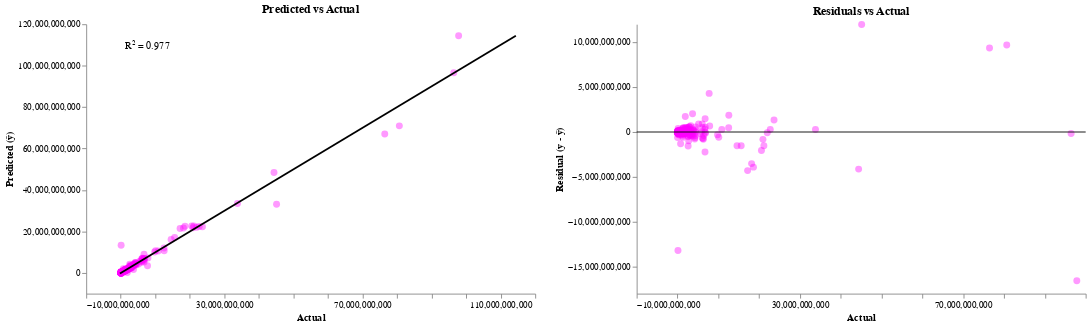

Write notebook code for a chart like this one.
### Markdown cell above
alright, this is pretty darn good. Let's plot everything to see what it looks like.

### Code cell
# Data
dfp = pd.DataFrame({
    "actual": np.asarray(y_te_series, dtype=float),
    "pred":   np.asarray(y_pred, dtype=float)
})
dfp["resid"] = dfp["actual"] - dfp["pred"]  # residual = y - ŷ

# R² for annotation
r2 = r2_score(dfp["actual"], dfp["pred"])

# ---------- Residuals vs Actual ----------
res_scatter = alt.Chart(dfp).mark_circle(opacity=0.4,color='Magenta',size=60).encode(
    x=alt.X("actual:Q", title="Actual", axis=alt.Axis(grid=False)),
    y=alt.Y("resid:Q",  title="Residual (y - ŷ)", axis=alt.Axis(grid=False))
).properties(width=500, height=300, title="Residuals vs Actual")

zero_line = alt.Chart(pd.DataFrame({"y":[0]})).mark_rule().encode(y="y:Q")

residuals_chart = res_scatter + zero_line

# ---------- Predicted vs Actual with 45° line + R² ----------
xy_min = float(min(dfp["actual"].min(), dfp["pred"].min()))
xy_max = float(max(dfp["actual"].max(), dfp["pred"].max()))
diag_df = pd.DataFrame({"x":[xy_min, xy_max], "y":[xy_min, xy_max]})

scatter_xy = alt.Chart(dfp).mark_circle(opacity=0.4,color='Magenta',size=60).encode(
    x=alt.X("actual:Q", title="Actual", axis=alt.Axis(grid=False)),
    y=alt.Y("pred:Q",   title="Predicted (ŷ)", axis=alt.Axis(grid=False))
).properties(width=500, height=300, title="Predicted vs Actual")

diag = alt.Chart(diag_df).mark_line(color='black').encode(x="x:Q", y="y:Q")

# R² text placed near top-left
annot_df = pd.DataFrame({"x":[xy_min], "y":[xy_max], "label":[f"R² = {r2:.3f}"]})
r2_text = alt.Chart(annot_df).mark_text(align="left", baseline="top", dx=6, dy=6).encode(
    x="x:Q", y="y:Q", text="label:N"
)

pred_vs_actual_chart = scatter_xy + diag + r2_text

(pred_vs_actual_chart | residuals_chart).configure_view(stroke=None)

### Figure 1 — Vega-Lite specification as saved in the notebook (floating-point values rounded to 4 significant figures; data arrays with more than 128 entries replaced by an {"elided": "..."} marker saying what was removed)
{"config": {"view": {"continuousWidth": 300, "continuousHeight": 300, "stroke": null}}, "hconcat": [{"layer": [{"data": {"name": "data-28714a29327f9f10d232a4a40817b8d9"}, "mark": {"type": "circle", "color": "Magenta", "opacity": 0.4, "size": 60}, "encoding": {"x": {"axis": {"grid": false}, "field": "actual", "title": "Actual", "type": "quantitative"}, "y": {"axis": {"grid": false}, "field": "pred", "title": "Predicted (ŷ)", "type": "quantitative"}}, "title": "Predicted vs Actual"}, {"data": {"name": "data-6ca53b0489116cc71af97411d8f54860"}, "mark": {"type": "line", "color": "black"}, "encoding": {"x": {"field": "x", "type": "quantitative"}, "y": {"field": "y", "type": "quantitative"}}}, {"data": {"name": "data-68747a9ea82cfdf3b0ee25f0d7ed1d55"}, "mark": {"type": "text", "align": "left", "baseline": "top", "dx": 6, "dy": 6}, "encoding": {"text": {"field": "label", "type": "nominal"}, "x": {"field": "x", "type": "quantitative"}, "y": {"field": "y", "type": "quantitative"}}}], "height": 300, "width": 500}, {"layer": [{"data": {"name": "data-28714a29327f9f10d232a4a40817b8d9"}, "mark": {"type": "circle", "color": "Magenta", "opacity": 0.4, "size": 60}, "encoding": {"x": {"axis": {"grid": false}, "field": "actual", "title": "Actual", "type": "quantitative"}, "y": {"axis": {"grid": false}, "field": "resid", "title": "Residual (y - ŷ)", "type": "quantitative"}}, "title": "Residuals vs Actual"}, {"data": {"name": "data-a0a55d106695e8d630baff0f16eee66d"}, "mark": {"type": "rule"}, "encoding": {"y": {"field": "y", "type": "quantitative"}}}], "height": 300, "width": 500}], "$schema": "https://vega.github.io/schema/vega-lite/v5.20.1.json", "datasets": {"data-28714a29327f9f10d232a4a40817b8d9": {"elided": "344 records"}, "data-6ca53b0489116cc71af97411d8f54860": [{"x": -230700000.0, "y": -230700000.0}, {"x": 114400000000.0, "y": 114400000000.0}], "data-68747a9ea82cfdf3b0ee25f0d7ed1d55": [{"x": -230700000.0, "y": 114400000000.0, "label": "R² = 0.977"}], "data-a0a55d106695e8d630baff0f16eee66d": [{"y": 0}]}}
